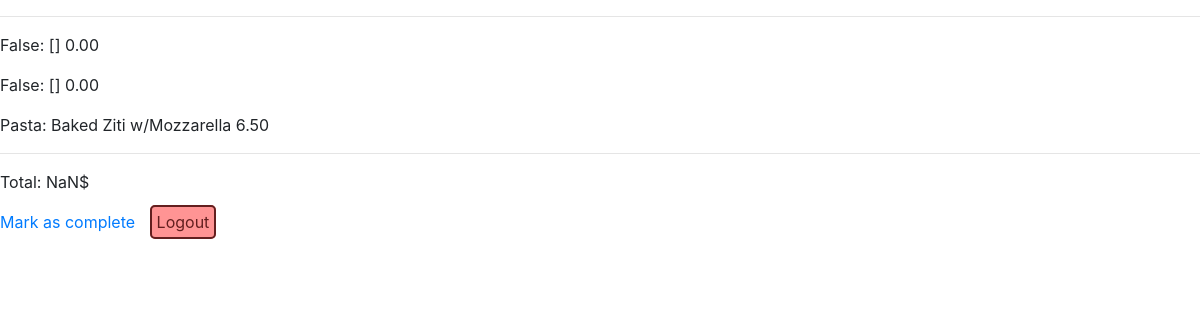
The app's page /3/view-order (signed in) with its own data.
### orders/models.py (models this page shows, shortened)
class Order(models.Model):
    number = models.IntegerField()
    description = models.CharField(max_length=200)
    price = models.DecimalField(max_digits=4, decimal_places=2)

### orders/views.py (the view)
# urls.py: path('<int:order_id>/view-order', views.view_order, name='view_order'),
def view_order(request, order_id):
    context = {
        "user": request.user,
        'orders': Order.objects.filter(number=order_id),
        'order': order_id
    }
    return render(request, "orders/order.html", context)

### orders/templates/orders/order.html (shortened to what this page needs)
{% extends "orders/base.html" %}
{% block body %}
<hr>
{% for order in orders %}
    <p>{{ order.description }} <span class="item">{{ order.price }}</span></p>
{% endfor %}
<hr>
<p>Total: <span class="total"></span>$</p>
{% if user.is_superuser %}
    <a href="{% url 'complete' order %}">Mark as complete</a>
{% else %}
    <a href="{% url 'index' %}">New Order</a>
{% endif %}
<a id='btn' href="{% url 'logout' %}">Logout</a>
{% endblock %}

### orders/static/orders/styles.css (style rules this page uses)
#btn { border-radius: 5px; border: solid 2px; padding: 5px; margin: 10px; border-color: rgb(99, 31, 31); color: rgb(99, 31, 31); background-color: rgb(255, 148, 148); }

### records on screen
Order: description "False: []", price "0.00"
Order: description "False: []", price "0.00"
Order: description "Pasta: Baked Ziti w/Mozzarella", price "6.50"
